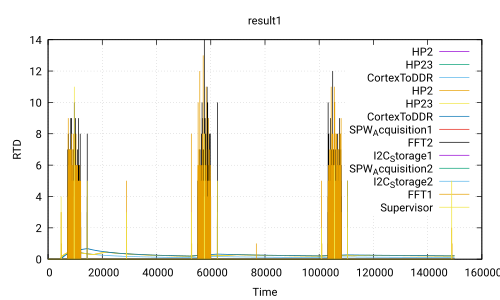

Reproduce this figure in gnuplot.
 set title 'result1'
 set ylabel 'RTD'
 set xlabel 'Time'
 set grid
 set term pdf
 set output 'Use_case_DoubleCamera_newValues.ATIPPIC.executable150.0_0.0.pdf'
 plot 'Use_case_DoubleCamera_newValues.ATIPPIC.executable150.0_0.0.csv' using 1:2 with lines title 'HP2','Use_case_DoubleCamera_newValues.ATIPPIC.executable150.0_0.0.csv' using 1:3 with lines title 'HP23','Use_case_DoubleCamera_newValues.ATIPPIC.executable150.0_0.0.csv' using 1:4 with lines title 'CortexToDDR','Use_case_DoubleCamera_newValues.ATIPPIC.executable150.0_0.0.csv' using 1:5 with lines title 'HP2','Use_case_DoubleCamera_newValues.ATIPPIC.executable150.0_0.0.csv' using 1:6 with lines title 'HP23','Use_case_DoubleCamera_newValues.ATIPPIC.executable150.0_0.0.csv' using 1:7 with lines title 'CortexToDDR','Use_case_DoubleCamera_newValues.ATIPPIC.executable150.0_0.0.csv' using 1:8 with lines title 'SPW_Acquisition1','Use_case_DoubleCamera_newValues.ATIPPIC.executable150.0_0.0.csv' using 1:9 with lines title 'FFT2','Use_case_DoubleCamera_newValues.ATIPPIC.executable150.0_0.0.csv' using 1:10 with lines title 'I2C_Storage1','Use_case_DoubleCamera_newValues.ATIPPIC.executable150.0_0.0.csv' using 1:11 with lines title 'SPW_Acquisition2','Use_case_DoubleCamera_newValues.ATIPPIC.executable150.0_0.0.csv' using 1:12 with lines title 'I2C_Storage2','Use_case_DoubleCamera_newValues.ATIPPIC.executable150.0_0.0.csv' using 1:13 with lines title 'FFT1','Use_case_DoubleCamera_newValues.ATIPPIC.executable150.0_0.0.csv' using 1:14 with lines title 'Supervisor'
